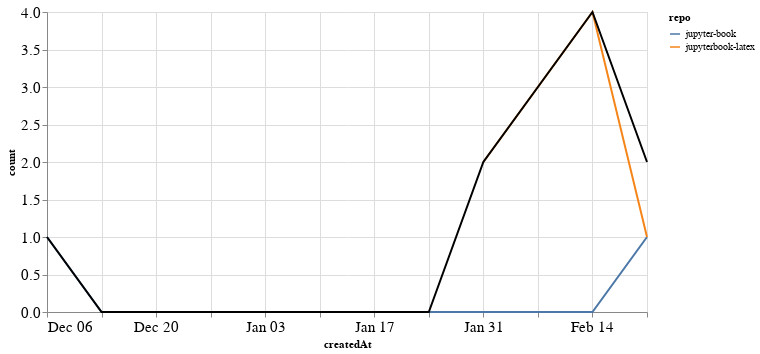

Notebook cell for this chart:
### Markdown cell above
### PRs

### Code cell
prs_time = prs.groupby('repo').resample('W', on='createdAt').count()['author'].reset_index()
prs_time = prs_time.rename(columns={'author': 'count'})
prs_time_total = prs_time.groupby('createdAt').agg({"count": "sum"}).reset_index()

ch1 = alt.Chart(prs_time, width=600).mark_line().encode(
    x='createdAt',
    y='count',
    color='repo',
    tooltip="repo"
)

ch2 = alt.Chart(prs_time_total, width=600).mark_line(color="black").encode(
    x='createdAt',
    y='count',
)

ch1 + ch2

### Figure 1 — Vega-Lite specification as saved in the notebook (floating-point values rounded to 4 significant figures)
{"config": {"axisLeft": {"labelFontSize": 15}, "axisBottom": {"labelFontSize": 15}}, "layer": [{"data": {"name": "data-b7806777628189bee4242443714b0126"}, "mark": "line", "encoding": {"color": {"type": "nominal", "field": "repo"}, "tooltip": {"type": "nominal", "field": "repo"}, "x": {"type": "temporal", "field": "createdAt"}, "y": {"type": "quantitative", "field": "count"}}, "width": 600}, {"data": {"name": "data-1f739553edc24c3a143563e8f381d24e"}, "mark": {"type": "line", "color": "black"}, "encoding": {"x": {"type": "temporal", "field": "createdAt"}, "y": {"type": "quantitative", "field": "count"}}, "width": 600}], "$schema": "https://vega.github.io/schema/vega-lite/v4.8.1.json", "datasets": {"data-b7806777628189bee4242443714b0126": [{"repo": "jupyter-book", "createdAt": "2020-12-06T00:00:00", "count": 1}, {"repo": "jupyter-book", "createdAt": "2020-12-13T00:00:00", "count": 0}, {"repo": "jupyter-book", "createdAt": "2020-12-20T00:00:00", "count": 0}, {"repo": "jupyter-book", "createdAt": "2020-12-27T00:00:00", "count": 0}, {"repo": "jupyter-book", "createdAt": "2021-01-03T00:00:00", "count": 0}, {"repo": "jupyter-book", "createdAt": "2021-01-10T00:00:00", "count": 0}, {"repo": "jupyter-book", "createdAt": "2021-01-17T00:00:00", "count": 0}, {"repo": "jupyter-book", "createdAt": "2021-01-24T00:00:00", "count": 0}, {"repo": "jupyter-book", "createdAt": "2021-01-31T00:00:00", "count": 0}, {"repo": "jupyter-book", "createdAt": "2021-02-07T00:00:00", "count": 0}, {"repo": "jupyter-book", "createdAt": "2021-02-14T00:00:00", "count": 0}, {"repo": "jupyter-book", "createdAt": "2021-02-21T00:00:00", "count": 1}, {"repo": "jupyterbook-latex", "createdAt": "2021-01-31T00:00:00", "count": 2}, {"repo": "jupyterbook-latex", "createdAt": "2021-02-07T00:00:00", "count": 3}, {"repo": "jupyterbook-latex", "createdAt": "2021-02-14T00:00:00", "count": 4}, {"repo": "jupyterbook-latex", "createdAt": "2021-02-21T00:00:00", "count": 1}], "data-1f739553edc24c3a143563e8f381d24e": [{"createdAt": "2020-12-06T00:00:00", "count": 1}, {"createdAt": "2020-12-13T00:00:00", "count": 0}, {"createdAt": "2020-12-20T00:00:00", "count": 0}, {"createdAt": "2020-12-27T00:00:00", "count": 0}, {"createdAt": "2021-01-03T00:00:00", "count": 0}, {"createdAt": "2021-01-10T00:00:00", "count": 0}, {"createdAt": "2021-01-17T00:00:00", "count": 0}, {"createdAt": "2021-01-24T00:00:00", "count": 0}, {"createdAt": "2021-01-31T00:00:00", "count": 2}, {"createdAt": "2021-02-07T00:00:00", "count": 3}, {"createdAt": "2021-02-14T00:00:00", "count": 4}, {"createdAt": "2021-02-21T00:00:00", "count": 2}]}}
